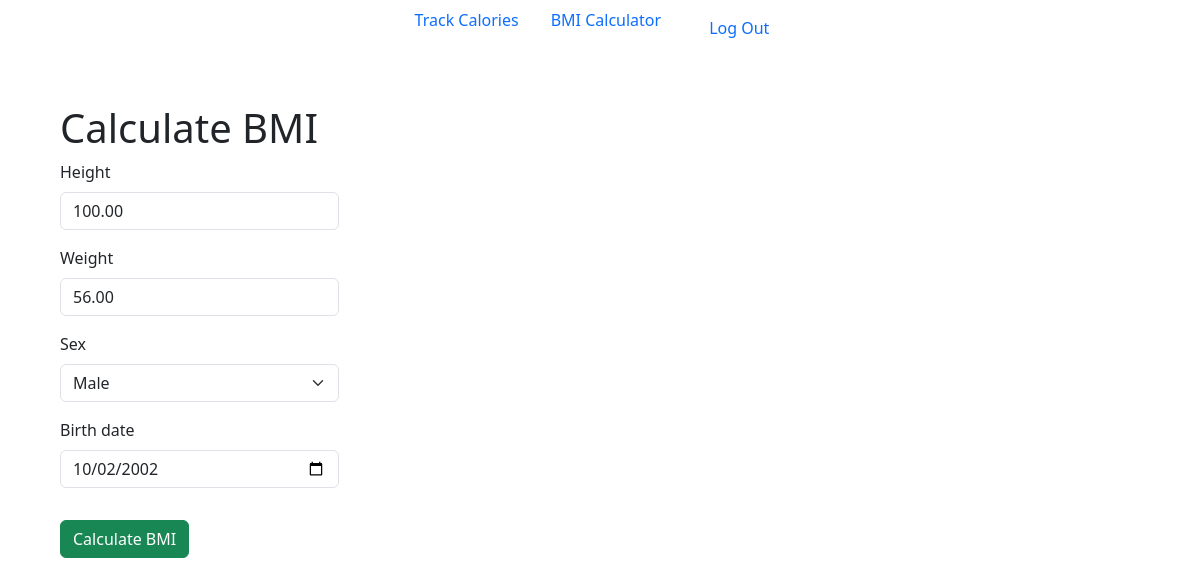
The page /calculate_bmi (signed in) on the database its author committed.
### users/models.py (models this page shows, shortened)
class CustomUser(AbstractUser):
    email = models.EmailField(unique=True)
    height = models.DecimalField(max_digits=6, decimal_places=2, blank=True, null=True)
    weight = models.DecimalField(max_digits=6, decimal_places=2, blank=True, null=True)
    MALE = 'M'
    FEMALE = 'F'
    SEX_CHOICES = [
        (MALE, 'Male'),
        (FEMALE, 'Female'),
    ]
    sex = models.CharField(max_length=1, choices=SEX_CHOICES, blank=True, null=True)
    birth_date = models.DateField(blank=True, null=True)

### main/views.py (the view, shortened to what this page needs)
# urls.py: path('calculate_bmi', views.calculate_bmi, name="calculate_bmi"),
def calculate_bmi(request):
    user = request.user
    if user.is_authenticated:
        form = CustomUserForm(instance=user)
        bmi = None
        if request.method == 'POST':
            form = CustomUserForm(request.POST, instance=user)
            if form.is_valid():
                user = form.save()
                bmi = user.calculate_bmi()
    return render(request, 'calculate_bmi.html', {'form': form, 'bmi': bmi})

### main/forms.py
class CustomUserForm(forms.ModelForm):
    class Meta:
        model = CustomUser
        fields = ('height', 'weight', 'sex', 'birth_date')
        widgets = {
            'birth_date': forms.DateInput(attrs={'type': 'date'}),
        }

### main/templates/calculate_bmi.html (shortened to what this page needs)
{% extends 'base.html' %}
{% load crispy_forms_tags %}
{% load crispy_forms_tags %}
{% block content %}
<div
  class="row-cols-4 justify-content-center align-items-center g-2"
>
  <h1>Calculate BMI</h1>
  <form method="post">
    {{ form|crispy }}
    <button
      type="submit"
      class="btn btn-success mt-3"
    >
      Calculate BMI
    </button>
  </form>
</div>
{% endblock %}

### rows shown on the page
CustomUser: height "100.00", weight "56.00", sex "Male", birth_date "10/02/2002"
